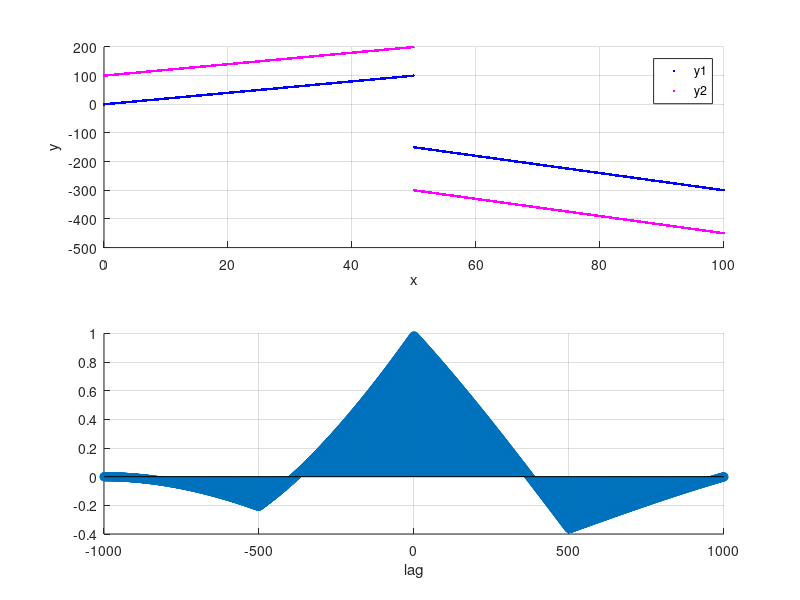

Here is the MATLAB script that generated this plot:
clear; clc;

deg2radi = 1; %pi/180;
d = 50;
x_s = 1; % scaling factor
y_s = 2;

x1 = 0:0.1:50-0.1;
x2 = 50:0.1:100;
x = [x1 x2];

y1 = [2*x1 -3*x2];
y2 = [2*(x1+d) -3*(x2+d)];

% x = (0:0.1:60);
% y1 = 2*(x_s*x*deg2radi);
%y2 = 2*((d + x_s*x)*deg2radi);

corcoef = corrcoef(y1,y2)

figure(1); clf; 
subplot(211); hold on; grid on
plot(x,y1,'.b');
plot(x,y2,'.m')
xlabel('x'); ylabel('y');
legend('y1','y2');

subplot(212); hold on; grid on
[c,lags] = xcorr(y1,y2,'normalized');
stem(lags,c)
xlabel('lag')

[max,idx] = max(c);
idx - numel(x)